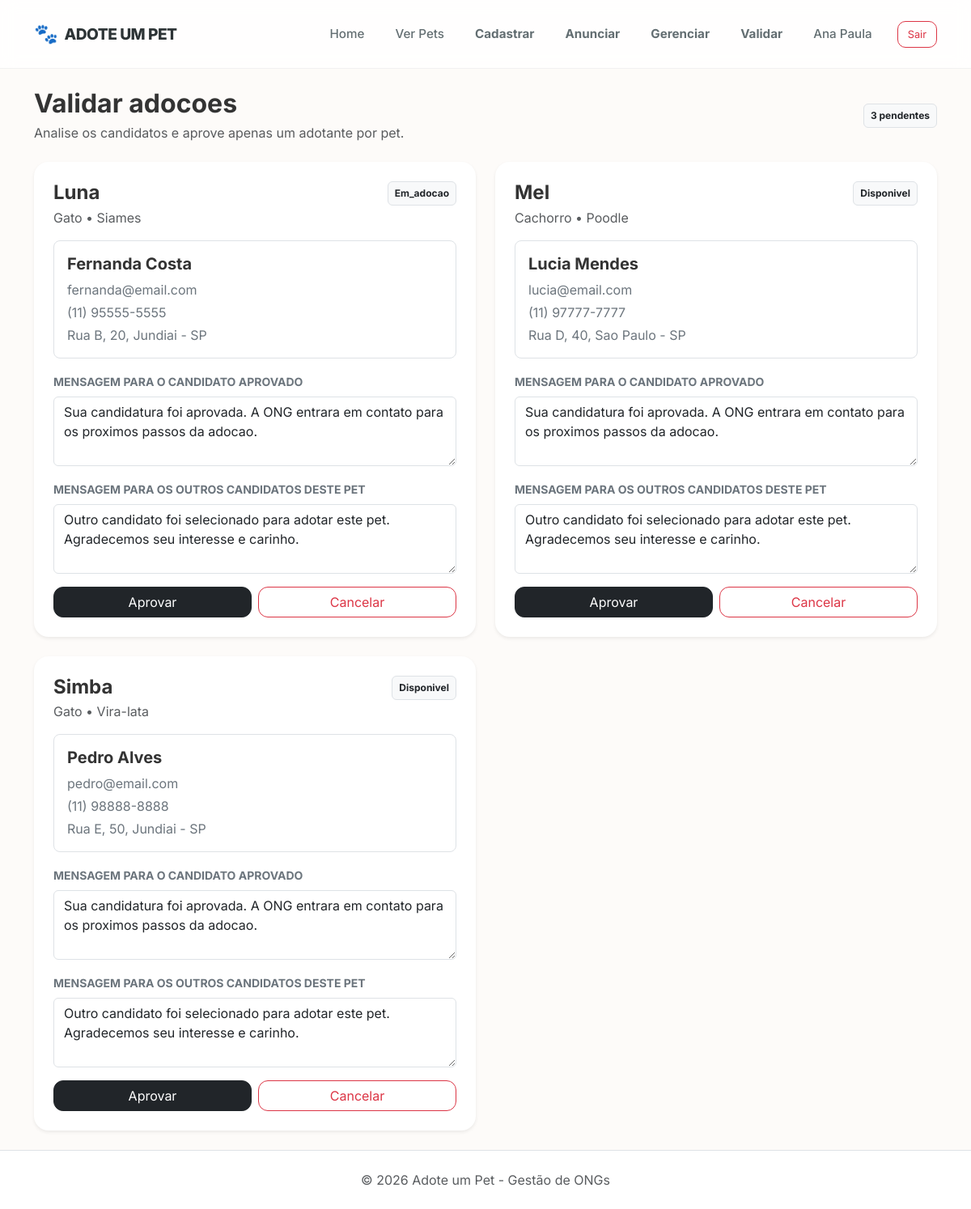
/index.php?page=validar_adocoes (signed in), run on the app's committed database.
### tables this page shows
CREATE TABLE Adocao (
    Id_adocao               INT AUTO_INCREMENT PRIMARY KEY,
    Status                  ENUM('Pendente', 'Aprovada', 'Cancelada') NOT NULL DEFAULT 'Pendente',
    Data_abertura           DATE NOT NULL,
    Descricao               TEXT,
    Data_conclusao          DATE,
    fk_Adotante_Id_adotante INT NOT NULL,
    fk_Funcionario_Id_funcionario INT NOT NULL,
    fk_Animal_Id_animal     INT NOT NULL,
    FOREIGN KEY (fk_Adotante_Id_adotante) REFERENCES Adotante(Id_adotante),
    FOREIGN KEY (fk_Funcionario_Id_funcionario) REFERENCES Funcionario(Id_funcionario),
    FOREIGN KEY (fk_Animal_Id_animal) REFERENCES Animal(Id_animal)
);

CREATE TABLE Animal (
    Id_animal       INT AUTO_INCREMENT PRIMARY KEY,
    Nome            VARCHAR(100) NOT NULL,
    Raca            VARCHAR(100),
    Especie         VARCHAR(50) NOT NULL,
    Sexo            ENUM('M', 'F') NOT NULL,
    Porte           ENUM('Pequeno', 'Medio', 'Grande') NOT NULL,
    Status          ENUM('Cadastrado', 'Disponivel', 'Em_adocao', 'Adotado', 'Em_tratamento') NOT NULL DEFAULT 'Cadastrado',
    Data_entrada    DATE NOT NULL,
    Data_saida      DATE,
    fk_Abrigo_Id_abrigo INT NOT NULL,
    FOREIGN KEY (fk_Abrigo_Id_abrigo) REFERENCES Abrigo(Id_abrigo)
);

CREATE TABLE Adotante (
    Id_adotante INT AUTO_INCREMENT PRIMARY KEY,
    Nome        VARCHAR(100) NOT NULL,
    CPF         VARCHAR(14) NOT NULL UNIQUE,
    Telefone    VARCHAR(20),
    Email       VARCHAR(100) NOT NULL UNIQUE,
    Senha       VARCHAR(255) NOT NULL,
    Endereco    VARCHAR(200)
);

### src/Database.php (called while the page is built, shortened)
<?php
class Database {
    private static $instance = null;
    private $pdo;
    private function __construct() {
        $host = "localhost";
        $dbname = "ong_adocao";
        $user = "root";
        $password = "";
        try {
            $this->pdo = new PDO(
                "mysql:host=$host;dbname=$dbname;charset=utf8mb4",
                $user,
                $password
            );
            $this->pdo->setAttribute(PDO::ATTR_ERRMODE, PDO::ERRMODE_EXCEPTION);
            $this->pdo->setAttribute(PDO::ATTR_DEFAULT_FETCH_MODE, PDO::FETCH_ASSOC);
        } catch (PDOException $e) {
            die("Erro na conexão: " . $e->getMessage());
        }
    }
    public static function getInstance() {
        if (self::$instance === null) {
            self::$instance = new self();
        }
        return self::$instance;
    }
    public function query($sql, $params = []) {
        $stmt = $this->pdo->prepare($sql);
        $stmt->execute($params);
        return $stmt;
    }
    public function fetchAll($sql, $params = []) {
        return $this->query($sql, $params)->fetchAll();
    }
}

### src/Gateway/AdocaoGateway.php (called while the page is built, shortened)
<?php
require_once __DIR__ . '/../Database.php';
class AdocaoGateway {
    private $db;
    public function __construct() {
        $this->db = Database::getInstance();
    }
    public function getPendingWithDetails() {
        $sql = "SELECT ad.*, a.Nome as animal_nome, a.Especie, a.Raca, a.Status as animal_status,
                       adot.Nome as adotante_nome, adot.Email as adotante_email,
                       adot.Telefone as adotante_telefone, adot.Endereco as adotante_endereco
                FROM Adocao ad
                INNER JOIN Animal a ON ad.fk_Animal_Id_animal = a.Id_animal
                INNER JOIN Adotante adot ON ad.fk_Adotante_Id_adotante = adot.Id_adotante
                WHERE ad.Status = 'Pendente'
                ORDER BY ad.Data_abertura ASC, ad.Id_adocao ASC";
        return $this->db->fetchAll($sql);
    }
}

### pages/validar_adocoes.php (the view, shortened to what this page needs)
<?php
require_once "src/db.php";
require_once "src/Gateway/AdocaoGateway.php";
$adocaoGateway = new AdocaoGateway();
$solicitacoes = $adocaoGateway->getPendingWithDetails();
?>
<div class="py-4">
    <div class="d-flex justify-content-between align-items-center mb-4">
        <div>
            <h2 class="fw-bold mb-1">Validar adocoes</h2>
            <p class="text-muted mb-0">Analise os candidatos e aprove apenas um adotante por pet.</p>
        </div>
        <span class="badge bg-light text-dark border p-2"><?= count($solicitacoes) ?> pendentes</span>
    </div>
    <div class="row g-4">
        <?php foreach ($solicitacoes as $solicitacao): ?>
            <div class="col-lg-6">
                <div class="bg-white shadow-sm p-4 h-100" style="border-radius: 18px;">
                    <div class="d-flex justify-content-between align-items-start gap-3 mb-3">
                        <div>
                            <h4 class="fw-bold mb-1"><?= htmlspecialchars($solicitacao["animal_nome"]) ?></h4>
                            <p class="text-muted mb-0">
                                <?= htmlspecialchars($solicitacao["Especie"]) ?>
                                <?= $solicitacao["Raca"] ? " • " . htmlspecialchars($solicitacao["Raca"]) : "" ?>
                            </p>
                        </div>
                        <span class="badge bg-light text-dark border p-2"><?= htmlspecialchars($solicitacao["animal_status"]) ?></span>
                    </div>
                    <div class="border rounded-3 p-3 mb-3">
                        <h5 class="fw-bold mb-2"><?= htmlspecialchars($solicitacao["adotante_nome"]) ?></h5>
                        <p class="text-secondary mb-1"><?= htmlspecialchars($solicitacao["adotante_email"]) ?></p>
                        <p class="text-secondary mb-1"><?= htmlspecialchars($solicitacao["adotante_telefone"] ?: "Telefone nao informado") ?></p>
                        <p class="text-secondary mb-0"><?= htmlspecialchars($solicitacao["adotante_endereco"] ?: "Endereco nao informado") ?></p>
                    </div>
                    <form method="POST">
                        <div class="mb-3">
                            <label class="form-label fw-bold small text-uppercase text-secondary">Mensagem para o candidato aprovado</label>
                            <textarea name="descricao" class="form-control" rows="3" placeholder="Registre a avaliacao, orientacoes ou proximos passos.">Sua candidatura foi aprovada. A ONG entrara em contato para os proximos passos da adocao.</textarea>
                        </div>
                        <div class="mb-3">
                            <label class="form-label fw-bold small text-uppercase text-secondary">Mensagem para os outros candidatos deste pet</label>
                            <textarea name="mensagem_reprovados" class="form-control" rows="3" placeholder="Explique que outro candidato foi selecionado.">Outro candidato foi selecionado para adotar este pet. Agradecemos seu interesse e carinho.</textarea>
                        </div>
                        <div class="d-flex gap-2">
                            <button type="submit" name="acao" value="aprovar" class="btn btn-dark w-50" style="border-radius: 12px;">
                                Aprovar
                            </button>
                            <button type="submit" name="acao" value="cancelar" class="btn btn-outline-danger w-50" style="border-radius: 12px;">
                                Cancelar
                            </button>
                        </div>
                    </form>
                </div>
            </div>
        <?php endforeach; ?>
    </div>
</div>

### templates/header.php (style rules this page uses)
html, body { min-height: 100%; }
body { background-color: #fdfbf9; color: #333; font-family: 'Inter', sans-serif; min-height: 100vh; display: flex; flex-direction: column; }

### data on the page
adocao: fk_Animal_Id_animal.Nome "Luna", fk_Animal_Id_animal.Especie "Gato", fk_Animal_Id_animal.Raca "Siames", fk_Animal_Id_animal.Status "Em_adocao", fk_Adotante_Id_adotante.Nome "Fernanda Costa", fk_Adotante_Id_adotante.Email "fernanda@email.com", fk_Adotante_Id_adotante.Telefone "(11) 95555-5555", fk_Adotante_Id_adotante.Endereco "Rua B, 20, Jundiai - SP"
adocao: fk_Animal_Id_animal.Nome "Mel", fk_Animal_Id_animal.Especie "Cachorro", fk_Animal_Id_animal.Raca "Poodle", fk_Animal_Id_animal.Status "Disponivel", fk_Adotante_Id_adotante.Nome "Lucia Mendes", fk_Adotante_Id_adotante.Email "lucia@email.com", fk_Adotante_Id_adotante.Telefone "(11) 97777-7777", fk_Adotante_Id_adotante.Endereco "Rua D, 40, Sao Paulo - SP"
adocao: fk_Animal_Id_animal.Nome "Simba", fk_Animal_Id_animal.Especie "Gato", fk_Animal_Id_animal.Raca "Vira-lata", fk_Animal_Id_animal.Status "Disponivel", fk_Adotante_Id_adotante.Nome "Pedro Alves", fk_Adotante_Id_adotante.Email "pedro@email.com", fk_Adotante_Id_adotante.Telefone "(11) 98888-8888", fk_Adotante_Id_adotante.Endereco "Rua E, 50, Jundiai - SP"

### other printed values
$_SESSION["usuario_nome"] "Ana Paula"
count($solicitacoes) "3"
